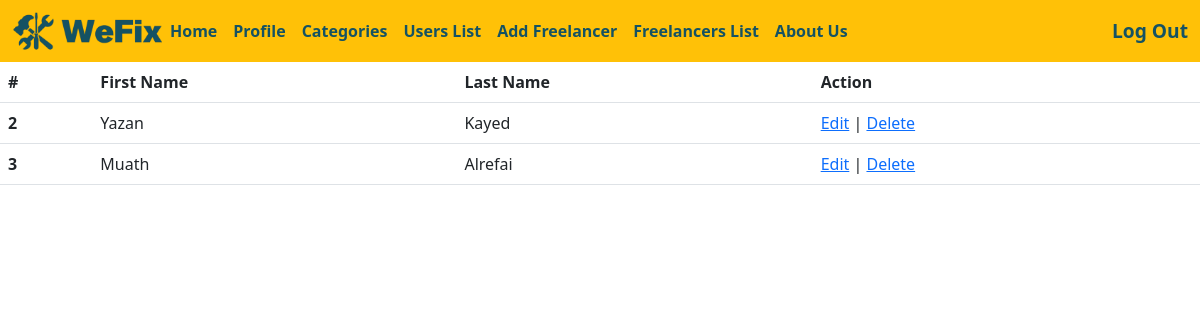
Before: /userslist (signed in) with the older database file.
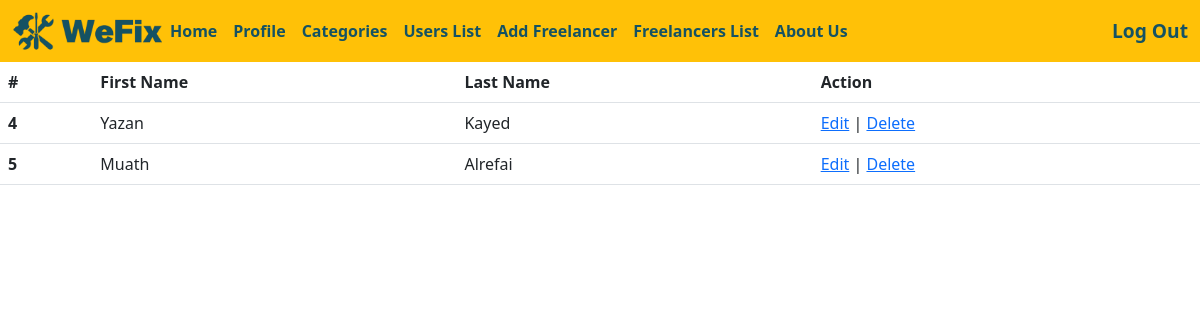
After: the same page with the newer database file.
### login_app/models.py (models this page shows)
class User(models.Model):
    first_name = models.CharField(max_length=45)
    last_name = models.CharField(max_length=45)
    email= models.CharField(max_length=45)
    password = models.CharField(max_length=45)
    phone_number = models.CharField(max_length=10)
    address = models.CharField(max_length=45 , default=None)
    created_at = models.DateTimeField(auto_now_add=True)
    updated_at = models.DateTimeField(auto_now=True)
    objects = UserManager()

### main_app/views.py (the view)
def show_all_users(request):
    if 'userid' not in request.session:
        return redirect ('/')
    if request.session['userid'] == 1:
        context = {
        "users" : models.show_all_users_models()
    }
        return render (request , "allusers.html" , context)
    else:
        return redirect ('/')

### main_app/models.py (called while the page is built)
def show_all_users_models():
    return User.objects.exclude(id = 1)

### main_app/templates/allusers.html (shortened to what this page needs)
<!doctype html>
<html lang="en">
<head>
    {%load static%}
    <link rel="stylesheet" href="{% static 'css/style.css' %}">
    <link href="https://cdn.jsdelivr.net/npm/bootstrap@5.3.0/dist/css/bootstrap.min.css" rel="stylesheet"
>
</head>
<nav class="navbar navbar-expand-lg bg-warning">
    <div class="container-fluid">
        <a href="/"><img class="logo-img" src="{% static 'img/logo.png' %}" alt="logo"></a>
        <div class="collapse navbar-collapse" id="navbarSupportedContent">
            <ul class="navbar-nav me-auto mb-2 mb-lg-0">
                <li class="nav-item">
                    <a id="nav-link" class="nav-link active" aria-current="page" href="/">Home</a>
                </li>
                <li class="nav-item">
                    <a id="nav-link" class="nav-link active" aria-current="page" href="/profile">Profile</a>
                </li>
                <li class="nav-item">
                    <a id="nav-link" class="nav-link active" aria-current="page" href="/category">Categories</a>
                </li>
                <li class="nav-item">
                    <a id="nav-link" class="nav-link active" aria-current="page" href="/userslist">Users List</a>
                </li>
                <li class="nav-item">
                    <a id="nav-link" class="nav-link active" aria-current="page" href="/registerfreelancer">Add Freelancer</a>
                </li>
                <li class="nav-item">
                    <a id="nav-link" class="nav-link active" aria-current="page" href="/showfreelancer">Freelancers List</a>
                </li>
                <li class="nav-item">
                    <a id="nav-link" class="nav-link active" aria-current="page" href="#">About Us</a>
                </li>
            </ul>
            {%if request.session.userid%}
            <a href="/logout" class="log-in">Log Out</a>
            {%else%}
            <a href="/log-in" class="log-in">Login</a>
            {%endif%}
        </div>
    </div>
</nav>
<div class="user-table">
    <table class="table">
        <thead>
            <tr>
                <th scope="col">#</th>
                <th scope="col">First Name</th>
                <th scope="col">Last Name</th>
                <th scope="col">Action</th>
            </tr>
        </thead>
        <tbody>
            {% for user in users %}
            <tr>
                <th scope="row">{{user.id}}</th>
                <td>{{user.first_name}}</td>
                <td>{{user.last_name}}</td>
                <td><a href="/userprofile/{{user.id}}">Edit</a> | <a href="/admindelete/{{user.id}}">Delete</a></td>
            </tr>
            {%endfor%}
        </tbody>
    </table>
</div>
</body>
</html>

### main_app/static/css/style.css (style rules this page uses)
.logo-img { width: 150px; }
.log-in { text-decoration: none; color: #155263; font-size: larger; font-weight: bold; }
#nav-link { color: #155263; font-weight: bold; }

Changed rows visible on the page:
removed User: id "2", first_name "Yazan", last_name "Kayed"
removed User: id "3", first_name "Muath", last_name "Alrefai"
added User: id "4", first_name "Yazan", last_name "Kayed"
added User: id "5", first_name "Muath", last_name "Alrefai"
